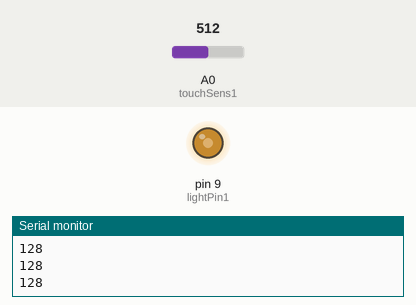
Simulated run of this sketch. Board: Arduino Uno, built with avr-gcc and run on an emulated ATmega328P. Shown: output pins drawn as LEDs (lit = HIGH), the last lines printed to the serial monitor. Inputs (shaded band) come from the test bench; at power-on: A0 (touchSens1) = 512.

Above: at 1.2 s.
1.3 s: A0 (touchSens1) set to 716
At 2.1 s:
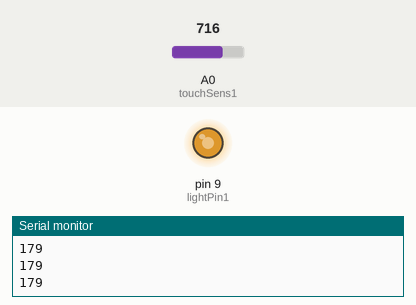
2.8 s: A0 (touchSens1) set to 900
At 3.4 s:
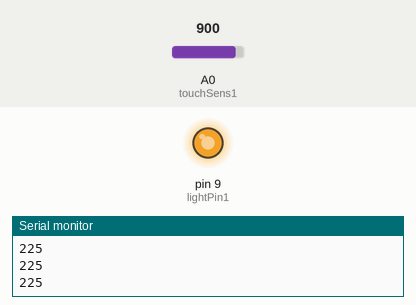
4.3 s: A0 (touchSens1) set to 122
At 4.8 s:
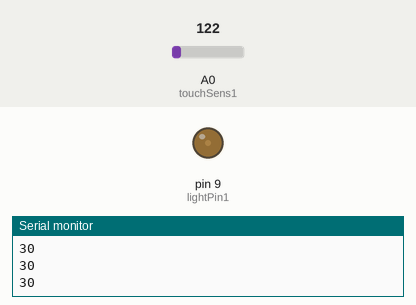
5.8 s: A0 (touchSens1) set to 0
At 7.2 s:
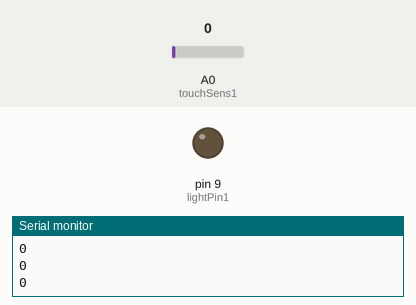
Timing chart, 0 to 8.3 s (numbered marks = the images above; inputs shaded):
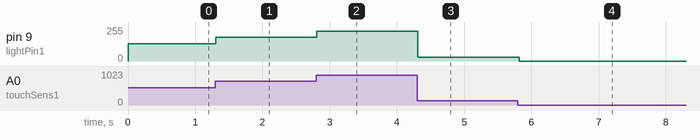

Measured:
- after the input at 1.3 s, pin 9 (lightPin1): 128/255 → 179/255 at once
- after the input at 2.8 s, pin 9 (lightPin1): 179/255 → 225/255 at once
- after the input at 4.3 s, pin 9 (lightPin1): 225/255 → 30/255 at once
- after the input at 5.8 s, pin 9 (lightPin1): 30/255 → 0/255 at once

The sketch:

basic_glove_verify_sensor_v1.ino
```cpp
// [Glove] MASTER (sending bluetooth) Script
// Read from sensor, modulate LEDs, send to bluetooth.

int touchSens1 = A0;		           // Read in for thumb sensor
//int touchSens2 = A1;		           // Read in for index finger sensor
//int touchSens3 = A2;		           // Read in for middle finger sensor
//int touchSens4 = A3;		           // Read in for ring? Pinky?

int lightPin1 = 9;                         // Output pin for light status 1
//int lightPin2 = 10;                      // Output pin for light status 2
//int lightPin3 = 11;                      // Output pin for light status 3
//int lightPin4 = 3;                       // Output pin for light status 4

int scaleInput1;                           // Scaled sensor1 value for PWM output
//int scaleInput2;                         // Scaled sensor2 value for PWM output
//int scaleInput3;                         // Scaled sensor3 value for PWM output
//int scaleInput4;                         // Scaled sensor4 value for PWM output

int scaleInputC1;

void setup() {
	pinMode(lightPin1, OUTPUT);        // Set the pins which control the motors to "OUTPUT" mode
	//pinMode(lightPin2, OUTPUT);
	//pinMode(lightPin3, OUTPUT);
	//pinMode(lightPin4, OUTPUT);

	Serial.begin(115200);              // Init serial connection (used w/bluetooth)
}

void loop() {
	scaleInput1 = ((analogRead(touchSens1) / 4));	// Scales 0-1024 of analogRead to PWM 0-255.
	//scaleInput2 = ((analogRead(touchSens2) / 4) - 1);
	//scaleInput3 = ((analogRead(touchSens3) / 4) - 1);
	//scaleInput4 = ((analogRead(touchSens4) / 4) - 1);
	analogWrite(lightPin1, scaleInput1);                    // Reflect current pressures on LED status indicators
	//analogWrite(lightPin2, scaleInput2);
	//analogWrite(lightPin3, scaleInput3);
	//analogWrite(lightPin4, scaleInput4);
	scaleInputC1 = atoi(scaleInput1);
	Serial.println(scaleInput1);                              // Send the scaled input reading to the motor via bluetooth (serial)
	//Serial.println(scaleInputC1);
	delay(100);
}
```
